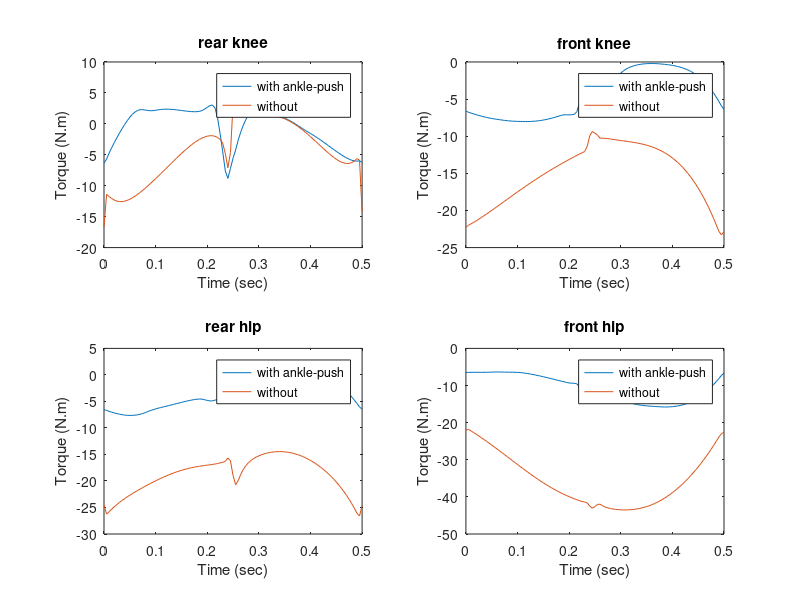

Reproduce this figure in MATLAB. (Note: this script raises an error after producing the figure.)
addpath result/
%% data analyzing 

% data1 does not have grf
% data2 has grf

data1 = load('04271301.mat').result;
data2 = load('04271302.mat').result;
time1 = 0:data1.param.sampT:data1.param.gaitT;
time2 = 0:data2.param.sampT:data2.param.gaitT;

figure(1);
subplot(2,2,1);
plot(time1,data1.x(15,:),time2,data2.x(15,:));
legend('with ankle-push','without');
title('rear knee');
ylabel('Torque (N.m)');
xlabel('Time (sec)');
subplot(2,2,3);
plot(time1,data1.x(14,:),time2,data2.x(14,:));
legend('with ankle-push','without');
title('rear hip');
ylabel('Torque (N.m)');
xlabel('Time (sec)');
subplot(2,2,2);
plot(time1,data1.x(12,:),time2,data2.x(12,:));
legend('with ankle-push','without');
title('front knee');
ylabel('Torque (N.m)');
xlabel('Time (sec)');
subplot(2,2,4);
plot(time1,data1.x(13,:),time2,data2.x(13,:));
legend('with ankle-push','without');
title('front hip');
ylabel('Torque (N.m)');
xlabel('Time (sec)');


%% test did we always touch the floor
figure(2);
sig = zeros(1,size(data1.x,2));
for i=1:size(data1.x,2)
    sig(i) = sigma_out(data1.x(1,i),data1.x(2,i),data1.x(3,i),data1.x(4,i),data1.x(5,i),data1.param.toe_th);
    
end
plot(time1,sig);
title('Ground Touching');
xlabel('Time (sec)');
ylabel('Ground Contact (%)');

